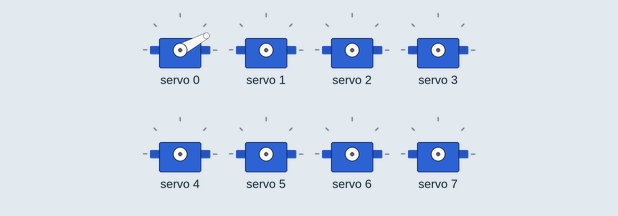
Simulated run of this sketch. Board: ESP32. On the bench: 8 × servo. What the sketch prints to the serial monitor is not drawn.

Above: at 0.15 s.
At 1.0 s:
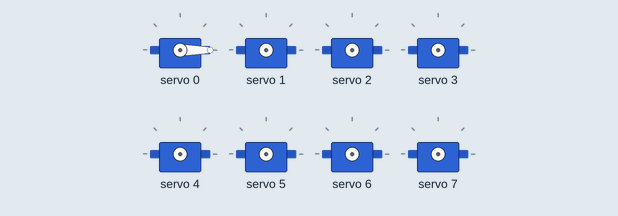
At 1.85 s:
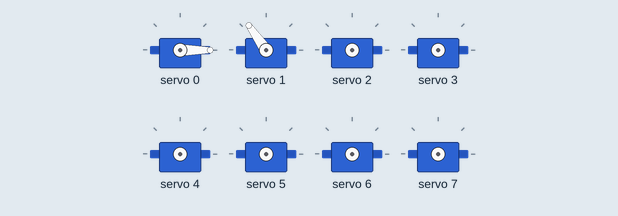
At 3.55 s:
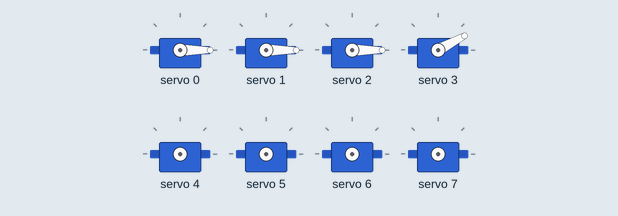
At 7.0 s:
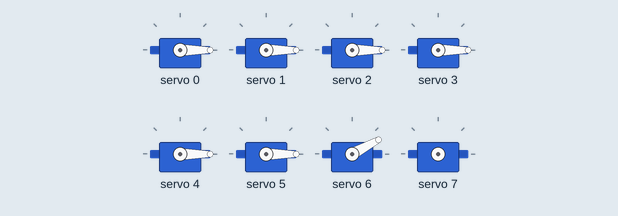
At 13.9 s:
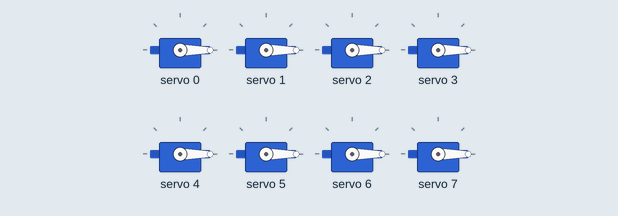
Timing chart, 0 to 18.1 s (numbered marks = the images above):
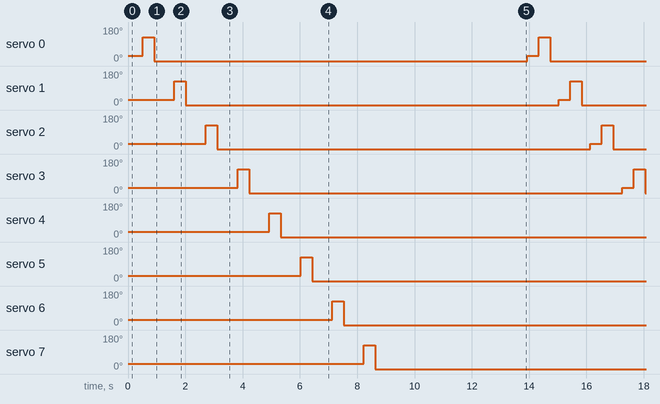

The sketch:

c_servos_swing.ino
```cpp
/**********************************************************************
 * File       : c_servos_swing.ino
 * Title      : PCA9685 Servo Sweep + I2C Scan (20 Loops Max)
 * Author     : Rudy Martin / Next Shift Consulting
 * Description: Modular swing test with persistent I2C address output.
 * Status.    : Runs throughy loop no errors / no servo moves
 **********************************************************************/

#include <Wire.h>
#include <Adafruit_PWMServoDriver.h>

// --- Pin Configuration ---
const uint8_t SDA_PIN = 6;
const uint8_t SCL_PIN = 7;
const uint8_t NUM_SERVOS = 8;
const uint16_t SERVO_FREQ = 50;  // Hz

// --- PWM Driver & I2C ---
uint8_t foundPCA9685Addr = 0;
Adafruit_PWMServoDriver pwm;
int loopCount = 0;
const int maxLoops = 20;

// --- Angle Mapping (0°–180° to pulse)
uint16_t angleToPulse(int angle) {
  return map(angle, 0, 180, 102, 512);  // Typical range for SG90
}

// --- I2C Scanner ---
void scanAndConfirmPCA9685Address(TwoWire &bus) {
  Serial.println("🔍 Scanning I2C bus for PCA9685...");
  for (uint8_t addr = 1; addr < 127; addr++) {
    bus.beginTransmission(addr);
    if (bus.endTransmission() == 0) {
      Serial.printf("✅ Device found at 0x%02X\n", addr);
      if (foundPCA9685Addr == 0) {
        foundPCA9685Addr = addr;
      }
    }
  }

  if (foundPCA9685Addr > 0) {
    Serial.printf("🎯 PCA9685 detected at address: 0x%02X\n", foundPCA9685Addr);
    pwm = Adafruit_PWMServoDriver(foundPCA9685Addr, Wire);
    pwm.begin();
    pwm.setPWMFreq(SERVO_FREQ);
    delay(100);
  } else {
    Serial.println("⚠️ PCA9685 not found. Will continue scanning...");
  }
}

// --- Core MCP Agent Entry ---
void runSelectedRoutine() {
  runRoutine_sweep();
}

// --- Test Routine: Sweep All Servos ---
void runRoutine_sweep() {
  for (int ch = 0; ch < NUM_SERVOS; ch++) {
    Serial.printf("🔁 Sweeping servo %d\n", ch);
    moveToAngle(ch, 30);
    delay(400);
    moveToAngle(ch, 120);
    delay(400);
    moveToAngle(ch, 0);
    delay(300);
  }
  Serial.println("✅ Sweep complete.");
}

// --- Move Servo to Angle ---
void moveToAngle(uint8_t ch, int angle) {
  uint16_t pulse = angleToPulse(angle);
  pwm.setPWM(ch, 0, pulse);
}

// --- Setup ---
void setup() {
  Serial.begin(115200);
  while (!Serial) delay(10);
  Serial.println("🔌 Starting PCA9685 Swing Test");

  Wire.begin(SDA_PIN, SCL_PIN);
  Wire.setClock(400000);
  scanAndConfirmPCA9685Address(Wire);
}

// --- Loop with Max Counter ---
void loop() {
  if (loopCount >= maxLoops) {
    Serial.println("🛑 Max loop count reached. Halting loop.");
    while (true);  // stop here
  }

  Serial.printf("🔁 Loop iteration %d of %d\n", loopCount + 1, maxLoops);

  if (foundPCA9685Addr > 0) {
    Serial.printf("🎯 Confirmed PCA9685 at 0x%02X – Running routine.\n", foundPCA9685Addr);
    runSelectedRoutine();
  } else {
    Serial.println("🚫 No PCA9685 detected – rescanning...");
    scanAndConfirmPCA9685Address(Wire);
  }

  loopCount++;
  delay(5000);
}
```

Measured:
- by itself, servo 0–7: repeats every 13.8 s: 0° 13.0 s, 28° 0.40 s, 125° 0.40 s
